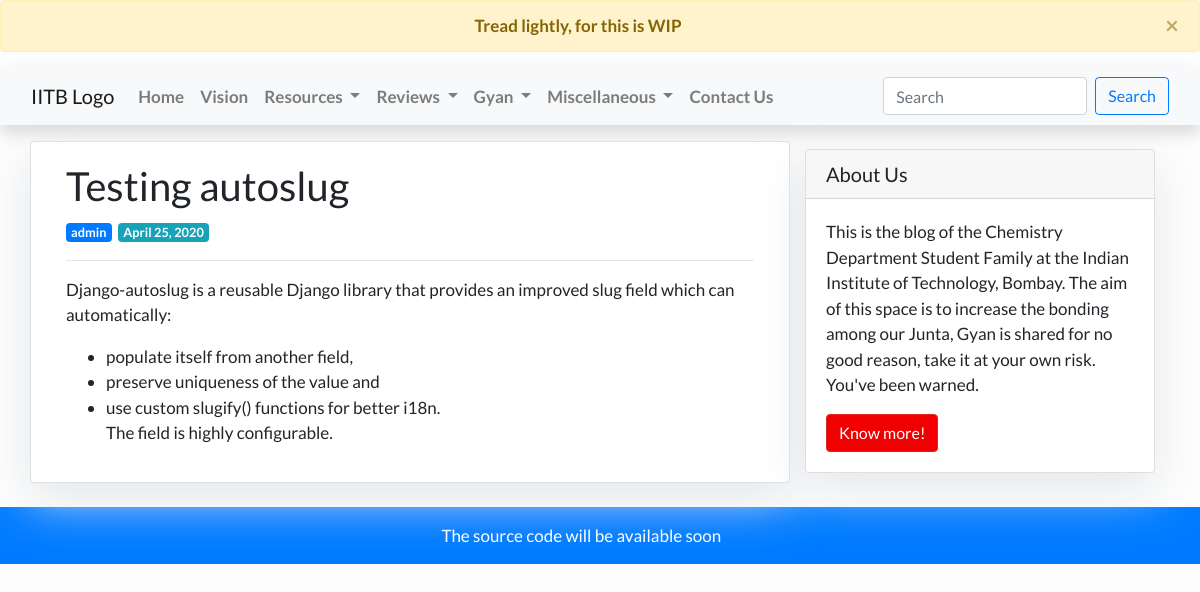
Before: /testing-autoslug/ with the older database file.
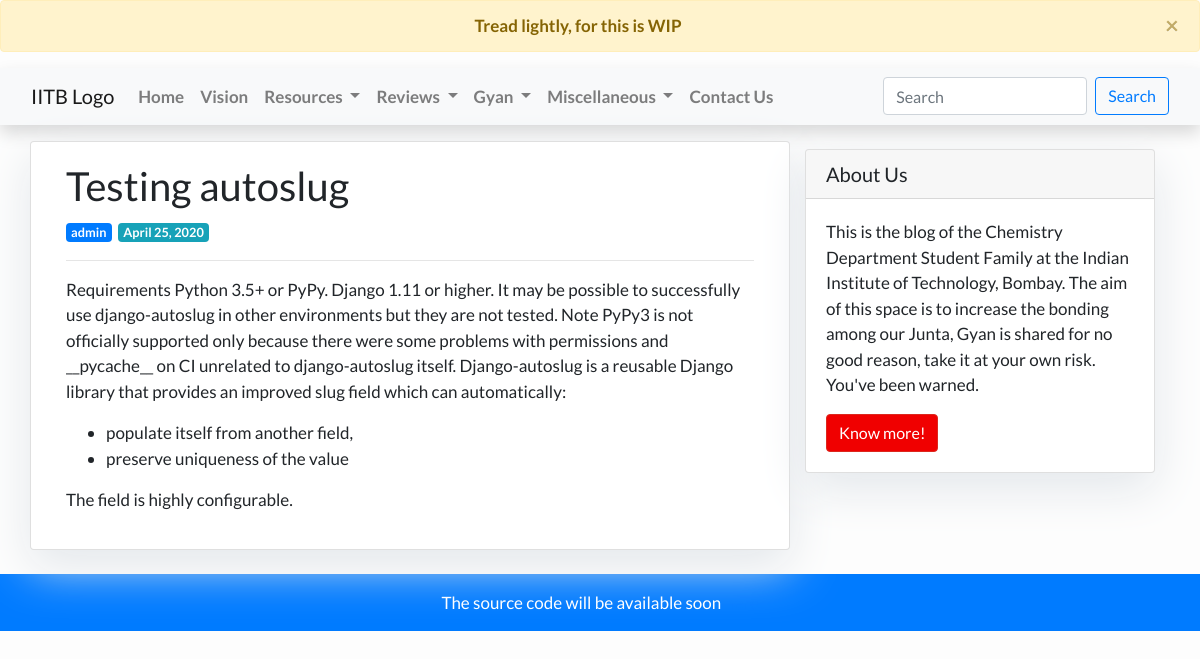
After: the same page with the newer database file.
### feed/models.py (models this page shows, shortened)
class Post(models.Model):
    title = models.CharField(max_length=200, unique=True)
    slug = AutoSlugField(unique=True, always_update=False, populate_from="title")
    author = models.ForeignKey(settings.AUTH_USER_MODEL, on_delete=models.CASCADE)
    content = models.TextField()
    published_date = models.DateTimeField(default=timezone.now)
    published_date_mdy = models.DateField(default=date.today)

### feed/views.py (the view)
# urls.py: path('<slug:slug>/', views.PostDetail.as_view(), name='post_detail'),
class PostDetail(generic.DetailView):
    model = Post
    template_name = 'feed/post_detail.html'

### feed/templates/feed/post_detail.html
{% extends 'feed/base.html' %} {% block content %}
<div class="container">
  <div class="row">
    <div class="col-md-8 card mb-4  mt-3 left  top">
      <div class="card-body">
        <h1>
          {% block title %} {{ object.title }} {% endblock title %}
        </h1>
          <span class="badge badge-primary">{{ post.author }}</span>&nbsp;
          <span class="badge badge-info">{{ post.published_date_mdy }}</span>
        <hr/>
        <p class="card-text">{{ object.content | safe }}</p>
      </div>
    </div>
    {% block sidebar %} {% include 'feed/sidebar.html' %} {% endblock sidebar %}
  </div>
</div>
{% endblock content %}

Changed rows visible on the page:
changed Post "Testing autoslug": content "Django-autoslug is a reusable Django library that provides an improved slug field which can automatically: populate itself from another field, preserve uniqueness of the value and use custom slugify() functions for better i18n. The field is highly…" → "Requirements Python 3.5+ or PyPy. Django 1.11 or higher. It may be possible to successfully use django-autoslug in other environments but they are not tested. Note PyPy3 is not officially supported only because there were some problems with permissions and __pycache__ on CI unrelated to django-autoslug itself. Django-autoslug is a reusable Django library that provides an improved slug field which can automatically: populate itself from another field, preserve uniqueness of the value The field is highly…"
